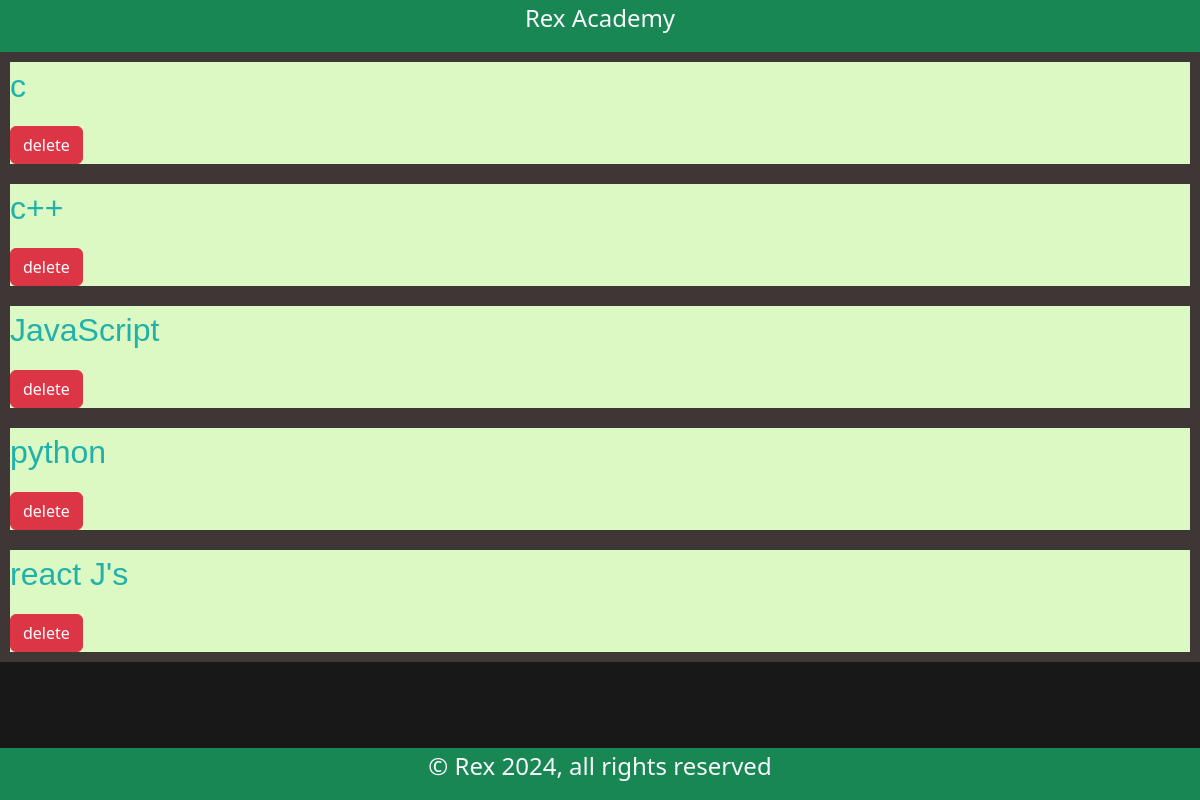
The app's page /ss_avail, older data.
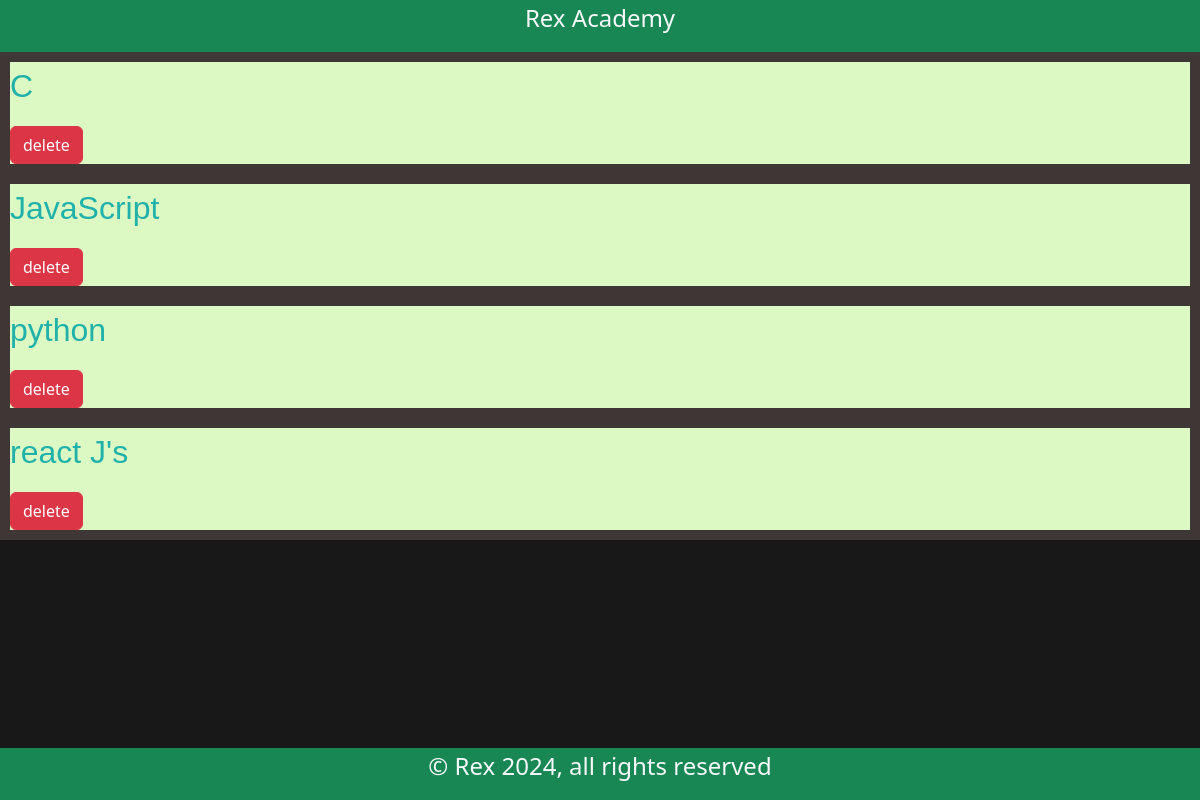
The same page, newer data.
### learning_platform/models/models.py (models this page shows)
class Subject(db.Model):
    __tablename__ = "subject"
    id = db.Column(db.Integer, primary_key=True)
    name = db.Column(db.String(255), nullable=False)
    topics = db.relationship('Topic', secondary=subject_topics, cascade='all,delete',
                                            backref=db.backref('subjects', lazy=True))

### learning_platform/views/admin.py (the view)
@admin_bp.route('/ss_avail', methods=['GET'])
def ss_avail():
    cst = Subject.query.all()
    return render_template('content_management/delete_language.html', cst=cst)

### learning_platform/templates/content_management/delete_language.html (shortened to what this page needs)
<!DOCTYPE html>
<html lang="en">
<head>
    {% extends "base.html" %}
    {% block main %}
    {% for _item in cst|sort(attribute='name') %}
    <div style="
    background-color: rgb(220, 248, 195);
    margin-bottom: 25; border: 10px solid rgb(63, 54, 54);">
<p class="fs-2 text-start" style="color: lightseagreen;
    font-family: 'Lucida Sans', 'Lucida Sans Regular',
    'Lucida Grande', 'Lucida Sans Unicode', Geneva,
    Verdana, sans-serif;">
    {{ _item.name }}
</p>
            <a class="btn btn-danger" href="{{ url_for('admin.del_lang', s_id=_item.id)}}">delete</a>
        </div>
    {% endfor %}
    {% endblock %}

### learning_platform/templates/base.html (shortened to what this page needs)
<!DOCTYPE html>
<html lang="en">
   <head>
  <link rel="stylesheet" href="{{ url_for('static', filename='css/bootstrap.min.css') }}">
  <link rel="stylesheet" href="{{ url_for('static', filename='css/style.css') }}">
  <link rel="stylesheet" href="https://cdnjs.cloudflare.com/ajax/libs/font-awesome/4.7.0/css/font-awesome.min.css">
   </head>
    <body class="d-flex flex-column vh-100">
      {% block body %}
      <header class="bg-success fs-4 text-light text-center">
        {% block header %} <p> Rex Academy</p> {% endblock header %}
      </header>
      <main class="flex-grow-1">
        {% block main %}{% endblock main %}
      </main>
      <footer class="bg-success text-center fs-4 text-light">{% block footer %} <p>&copy; Rex 2024, all rights reserved</p> {% endblock footer %}</footer>
      {% endblock %}
    </body>
</html>

### learning_platform/static/css/style.css (style rules this page uses)
body { background-color: rgb(23, 24, 23); }
header { display: flex; flex-direction: column; justify-content: center; align-items: center; }
footer { background-color: rgb(39, 32, 32); }

Row changes from the older to the newer data that the page shows:
removed Subject: name "c"
removed Subject: name "c++"
added Subject: name "C"
